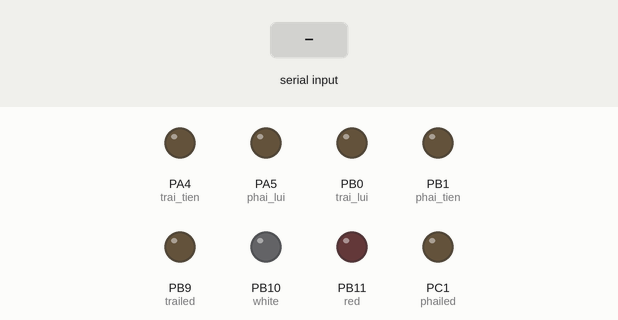
This sketch was run on a simulated STM32 Blue Pill. Shown: output pins drawn as LEDs (lit = HIGH). Inputs (shaded band) come from the test bench. Nothing arrives over Bluetooth unless stated.

Above: at 1.2 s.
1.3 s: "3\n" received over the second serial link
At 2.2 s:
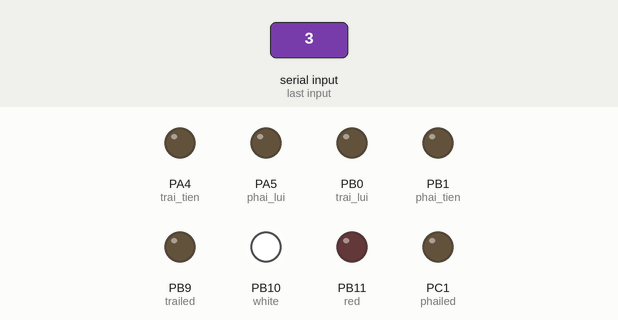
2.8 s: "G\n" received over the second serial link
At 3.4 s:
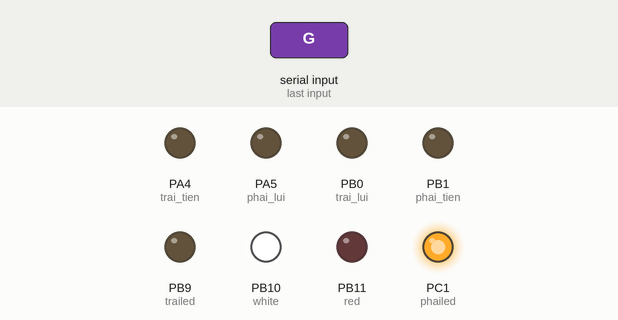
4.3 s: "2\n" received over the second serial link
At 5.5 s:
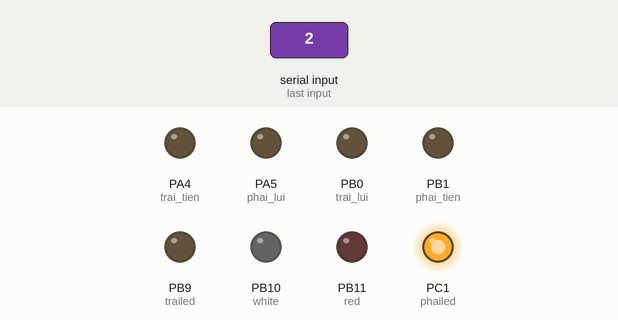
5.8 s: "Q\n" received over the second serial link
At 6.8 s:
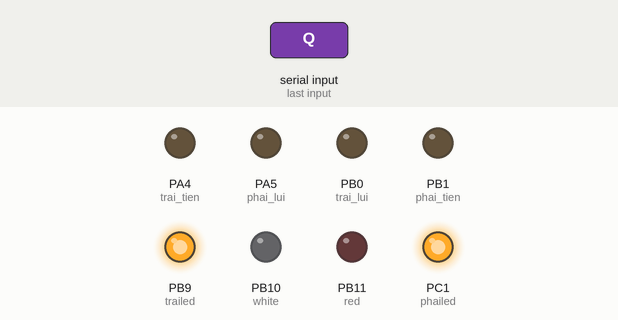
7.3 s: "F\n" received over the second serial link
At 8.0 s:
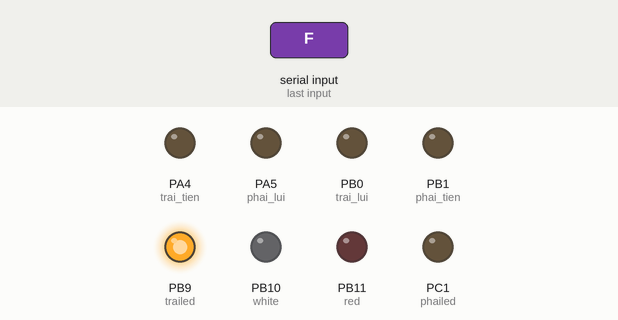
8.8 s: "P\n" received over the second serial link
At 9.1 s:
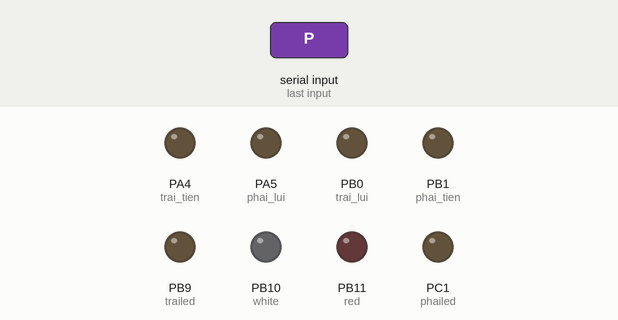
Timing chart, 0 to 11.3 s (numbered marks = the images above; inputs shaded):
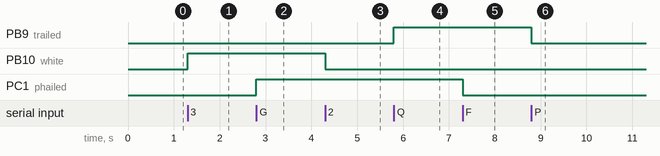

The sketch:

SHIN.ino
```cpp
#include "BluetoothSerial.h"
BluetoothSerial ESP_BT;

int trai_tien = 4;
int trai_lui = 16;

int phai_tien = 17;
int phai_lui = 5;

int red = 27;
int white = 26;

int trailed = 25;
int phailed = 33;

int incoming;

void motor_low(){
   digitalWrite(trai_tien, LOW);
   digitalWrite(trai_lui, LOW);
   digitalWrite(phai_tien, LOW);
   digitalWrite(phai_lui, LOW);

   digitalWrite(red, LOW);
}
// DIEU HUONG
void up(){
   digitalWrite(trai_tien, HIGH);
   digitalWrite(trai_lui, LOW);
   digitalWrite(phai_tien, HIGH);
   digitalWrite(phai_lui, LOW);
}
void down(){
   digitalWrite(trai_tien, LOW);
   digitalWrite(trai_lui, HIGH);
   digitalWrite(phai_tien, LOW);
   digitalWrite(phai_lui, HIGH);

   digitalWrite(red, HIGH);
}
void left(){
   digitalWrite(trai_tien, LOW);
   digitalWrite(trai_lui, HIGH);
   digitalWrite(phai_tien, HIGH);
   digitalWrite(phai_lui, LOW);
}
void right(){
   digitalWrite(trai_tien, HIGH);
   digitalWrite(trai_lui, LOW);
   digitalWrite(phai_tien, LOW);
   digitalWrite(phai_lui, HIGH);
}
// DEN PHA
void PHA_on(){
  digitalWrite(white, HIGH);
}
void PHA_off(){
  digitalWrite(white, LOW);
}
// XINHAN
//TRAI
void LL_on(){
  digitalWrite(trailed, HIGH);
}
void LL_off(){
  digitalWrite(trailed, LOW);
}
//PHAI
void RR_on(){
  digitalWrite(phailed, HIGH);
}
void RR_off(){
  digitalWrite(phailed, LOW);
}
//GIUA
void GG_on(){
  digitalWrite(trailed, HIGH);
  digitalWrite(phailed, HIGH);
}
void GG_off(){
  digitalWrite(trailed, LOW);
  digitalWrite(phailed, LOW);
}
//******
void setup() {
  Serial.begin(19200);
  ESP_BT.begin("ESP32_Control");

  pinMode (trai_tien, OUTPUT);
  pinMode (trai_lui, OUTPUT);

  pinMode (phai_tien, OUTPUT);
  pinMode (phai_lui, OUTPUT);

  pinMode (red, OUTPUT);
  pinMode (white, OUTPUT);
  pinMode (trailed, OUTPUT);
  pinMode (phailed, OUTPUT);

  motor_low();
  PHA_off();
  LL_off();
  RR_off();
  GG_off();
}

void loop() {

  if (ESP_BT.available())
  {
    incoming = ESP_BT.read(); //Read what we receive

    int tt = incoming;
    //left
    if (tt == 10) motor_low();
    if (tt == 11) left();
    //right
    if (tt == 20) motor_low();
    if (tt == 21) right();
    //up
    if (tt == 30) motor_low();
    if (tt == 31) up();
    //down
    if (tt == 40) motor_low();
    if (tt == 41) down();
    //white led
    if (tt == 50) PHA_off();
    if (tt == 51) PHA_on();
    //left led
    if (tt == 60) {LL_off();}
    if (tt == 61) {LL_on(); RR_off();}
    //right led
    if (tt == 70) {RR_off();}
    if (tt == 71) {RR_on(); LL_off();}
    //giua led
    if (tt == 80) {GG_off();}
    if (tt == 81) {GG_on();;}
}
}
```

Measured:
- after the input at 1.3 s, PB10 (white): LOW → HIGH at once
- after the input at 2.8 s, PC1 (phailed): LOW → HIGH at once
- after the input at 4.3 s, PB10 (white): HIGH → LOW at once
- after the input at 5.8 s, PB9 (trailed): LOW → HIGH at once
- after the input at 7.3 s, PC1 (phailed): HIGH → LOW at once
- after the input at 8.8 s, PB9 (trailed): HIGH → LOW at once
